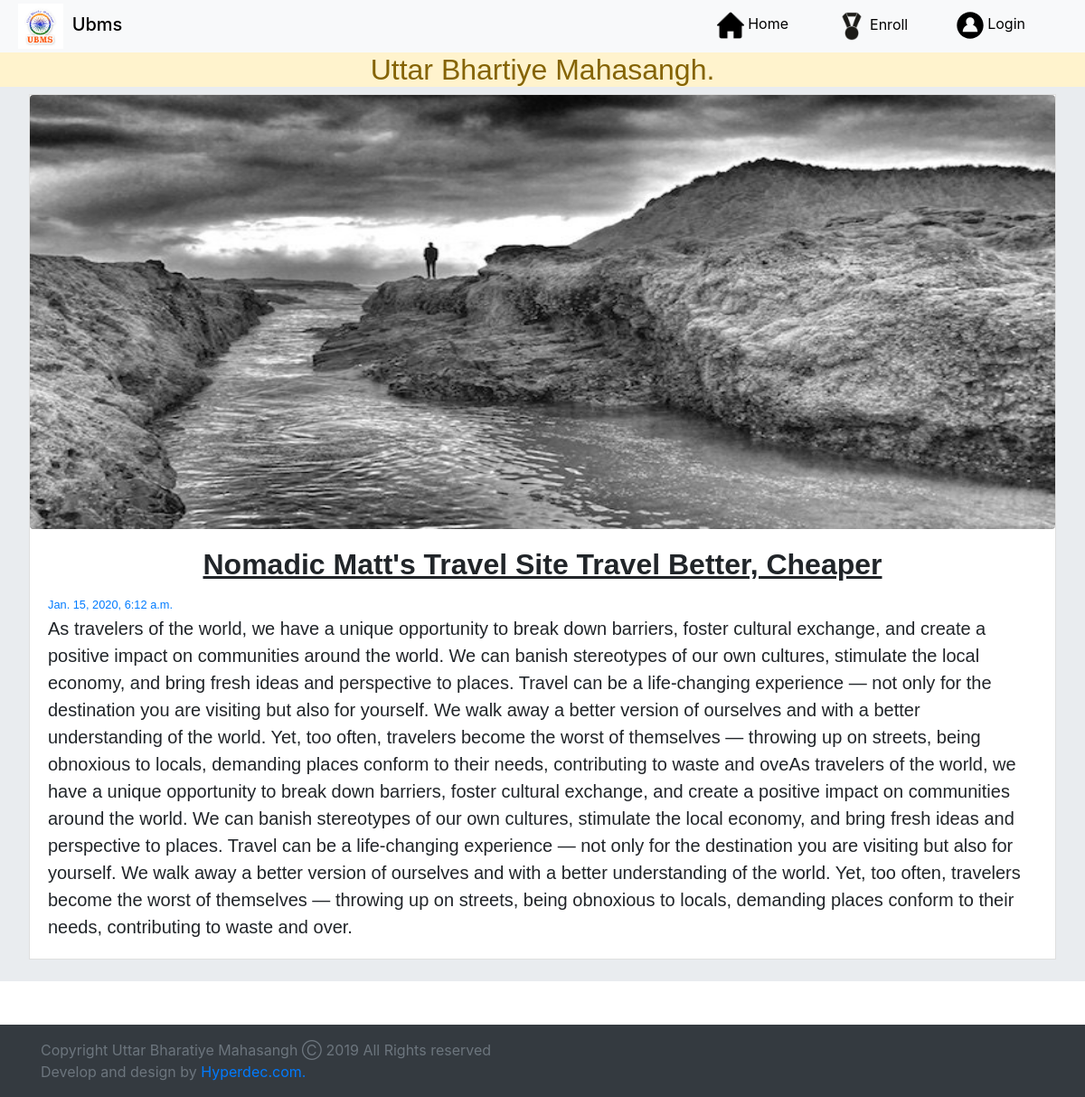
The page /events/nomadic-matts-travel-site-travel-better-cheaper/ on the database its author committed.
### blog/models.py (models this page shows, shortened)
class Blogpost(models.Model):
    sr_no       =models.AutoField
    title       =models.CharField(max_length=50)
    photo       =models.ImageField()
    artical     =models.TextField(max_length=999999)
    slug        = models.CharField(max_length=50,blank=True,null=True)
    timestamp	=models.DateTimeField(auto_now_add=True)
    class Meta:
        ordering=['-timestamp']

### blog/views.py (the view)
# urls.py: path('events/<slug:slug>/', Blogdetail.as_view(),name="homedeatail"),
class Blogdetail(DetailView):
    queryset = Blogpost.objects.all()
    template_name = 'detail.html'

### template/detail.html
{% extends 'base.html' %}
{% block body %}
        <h2 class="text-center alert-warning m-0 p-0" style="font-family:sans-serif">Uttar Bhartiye Mahasangh.</h2>
    <div class="jumbotron rounded-0 my-0 py-2" style="font-family:sans-serif">
<div class="card mb-3 my-0 rounded-0" >
  <img src="/media/{{ object.photo }}" class="card-img-top rounded" alt="..." style="max-height:480px;max-width:1400px">
  <div class="card-body">
      <h2 class="card-title text-center"><u><b>{{ object.title }}</b></u></h2>
          <small class="text-primary">{{ object.timestamp }}</small>
      <p class="card-text blockquote">{{ object.artical }}</p>
  </div>
</div>
    </div>
{% endblock %}

### rows shown on the page
Blogpost: photo (picture), title "Nomadic Matt's Travel Site Travel Better, Cheaper", timestamp "Jan. 15, 2020, 6:12 a.m.", artical "As travelers of the world, we have a unique opportunity to break down barriers, foster cultural exchange, and create a positive impact on communities around the world. We can banish stereotypes of our own cultures, stimulate the local economy, and bring fresh ideas and perspective to places. Travel can be a life-changing experience — not only for the destination you are visiting but also for yourself. We walk away a better version of ourselves and with a better understanding of the world. Yet, too often, travelers become the worst of themselves — throwing up on streets, being obnoxious to locals, demanding places conform to their needs, contributing to waste and oveAs travelers of the…"
